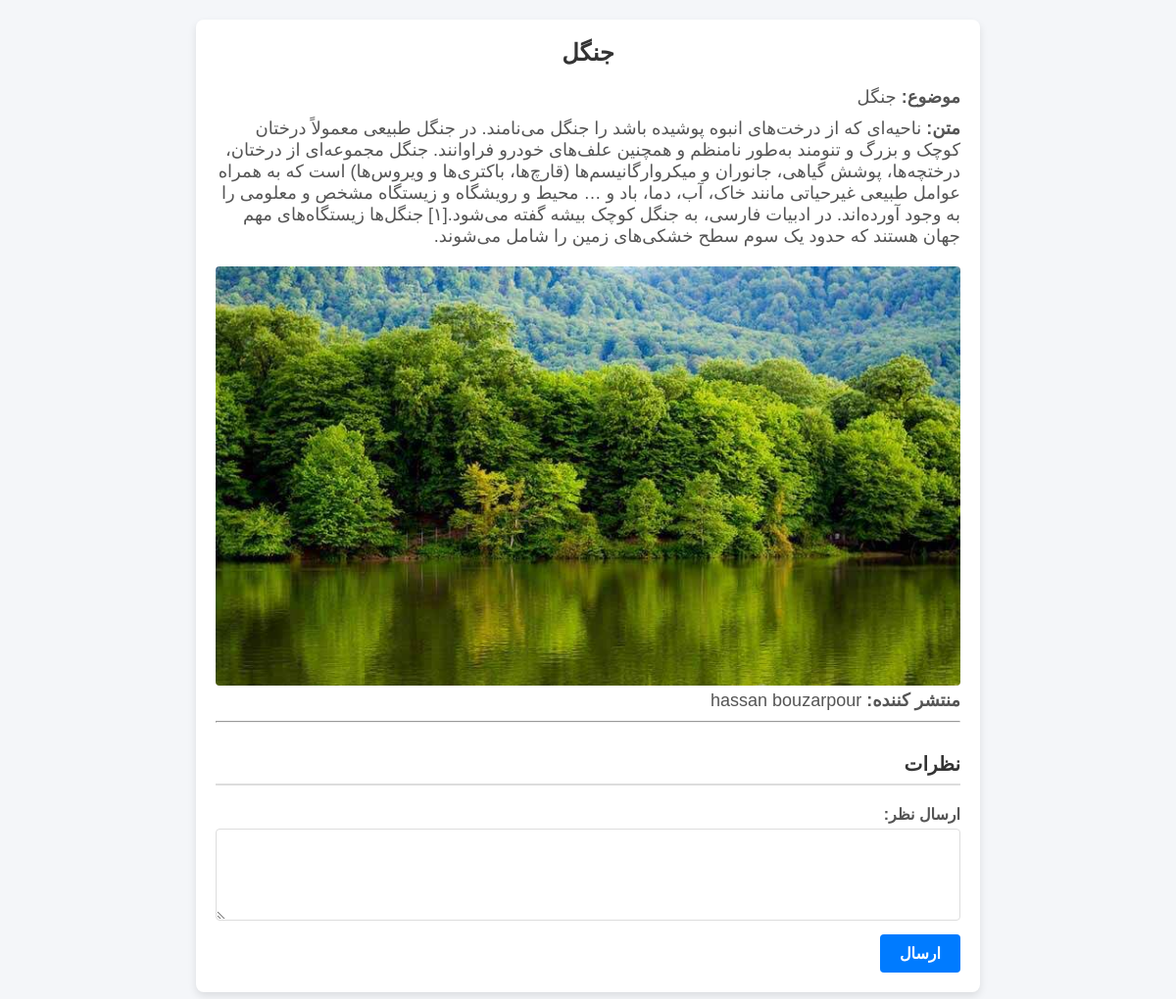
/post/1, run on the app's committed database.
### runnit_project/models.py (models this page shows, shortened)
class Post(db.Model):
    post_id = db.Column(db.Integer, primary_key=True)
    title = db.Column(db.String(100), nullable=False)
    body = db.Column(db.Text, nullable=False)
    image = db.Column(db.String(200),nullable = True)
    user_id = db.Column(db.Integer, db.ForeignKey('user.user_id'), nullable=False)

class User(db.Model):
    user_id = db.Column(db.Integer, primary_key=True)
    firstname = db.Column(db.String(50), nullable=False)
    lastname = db.Column(db.String(50), nullable=False)
    email = db.Column(db.String(100), unique=True, nullable=False)
    phone_number = db.Column(db.String(15), nullable=True)
    profile_pic = db.Column(db.String(200))
    resume = db.Column(db.String(150), nullable=True)  # Stores the resume file path
    resume_approved = db.Column(SQLAEnum(ResumeStatus), nullable=True)
    iqtest_score = db.Column(db.Integer, nullable=True)
    _password = db.Column(db.String(250), nullable=False)
    is_admin = db.Column(db.Boolean, default=False)
    is_superuser = db.Column(db.Boolean, default=False)
    is_authenticated = db.Column(db.Boolean, default=False)
    posts = db.relationship('Post', backref='user', lazy=True)
    comments = db.relationship('Comment', backref='user', lazy=True)
    ratings = db.relationship('Rating', backref='user', lazy=True)
    resume = db.relationship("Resume", back_populates="user", uselist=False)  # uselist=False ensures one-to-one
    course = db.relationship('Course', backref='user', lazy=True)
    iqtest = db.relationship('IQTest', backref='user', lazy=True)
    type = db.Column(db.String(50))
    @property
    def password(self):
        raise AttributeError("password is not a readable attribute")

class Superuser(User):
    def __init__(self, firstname, lastname, email, password, **kwargs):
        super().__init__(firstname=firstname, lastname=lastname, email=email, password=password, **kwargs)
        self.is_superuser = True

### runnit_project/routes.py (the view)
@app.route("/post/<int:post_id>",methods = ["POST","GET"])
def post_detail(post_id):
    post = Post.query.filter_by(post_id=post_id).first()
    if "user_id" in session:
        user= User.query.get_or_404(session['user_id'])
        user_id = session.get("user_id")
    else:
        user=""
    if request.method == "POST" and "comment_submit" in request.form:
        comment = request.form['comment']
        new_comment = Comment(body = comment , post_id = post_id , commenter_id =user_id )
        db.session.add(new_comment)
        db.session.commit()
        return redirect(url_for('post_detail',post_id = post_id))
    comments = Comment.query.filter_by(post_id = post_id)
    return render_template("post_detail.html" , post=post,comments = comments,
                           translations=translations[session["language"]])

### run.py (called while the page is built, shortened)
@app.before_request
def create_initials():
    if not "language" in session:
        session["language"] = 'fa'
    global initialization_done

### runnit_project/templates/post_detail.html (shortened to what this page needs)
<!DOCTYPE html>
<html lang="en">
<head>
</head>
<body>
    <div class="container">
        <h1>{{ post.title }}</h1>
        <div class="post-details">
            <div><strong>موضوع:</strong> {{ post.title }}</div>
            <div><strong>متن:</strong> {{ post.body }}</div>
            <img src="{{ url_for('static', filename=post.image.replace('static/', '').replace('runnit_project/', '').replace('\\', '/')) }}" alt="Post Image">
            <div><strong>منتشر کننده:</strong> {{ post.user.firstname }} {{ post.user.lastname }}</div>
            <hr>
        </div>
        <div class="comment-section-container">
            <h3 class="comment-section-title">{{ translations['comments'] }}</h3>
            {% if not user == "" %}
                <form method="POST" id="comment-form">
                    <div class="form-group">
                        <label for="text">{{ translations['send_a_comment'] }}</label>
                        <textarea name="comment" id="text" rows="4" required></textarea>
                    </div>
                    <button name="comment_submit" type="submit" class="btn-primary">{{ translations['submit_comment'] }}</button>
                </form>
            {% endif %}
        </div>
    </div>
</body>
</html>

### runnit_project/templates/post_detail.html (style rules this page uses)
* { margin: 0; padding: 0; box-sizing: border-box; }
body { font-family: Arial, sans-serif; background-color: #f4f6f9; display: flex; align-items: center; justify-content: center; padding: 20px; direction: rtl; }
.container { width: 100%; max-width: 800px; background-color: #ffffff; padding: 20px; border-radius: 8px; box-shadow: 0 4px 8px rgba(0, 0, 0, 0.1); }
h1 { font-size: 24px; color: #333; text-align: center; margin-bottom: 20px; }
.post-details { margin-bottom: 20px; }
.post-details div { font-size: 18px; color: #555; margin-bottom: 10px; text-align: right; }
.post-details img { width: 100%; height: auto; border-radius: 4px; margin-top: 10px; }
.comment-section-container { margin-top: 30px; }
.comment-section-title { font-size: 20px; color: #333; border-bottom: 2px solid #ddd; padding-bottom: 8px; margin-bottom: 15px; text-align: right; }
#comment-form { margin-top: 20px; text-align: right; }
#comment-form label { font-weight: bold; color: #555; display: block; margin-bottom: 5px; }
#comment-form textarea { width: 100%; padding: 10px; border: 1px solid #ddd; border-radius: 4px; font-size: 16px; text-align: right; }
.btn-primary { display: inline-block; padding: 10px 20px; background-color: #007bff; color: #fff; font-size: 16px; font-weight: bold; border: none; border-radius: 4px; cursor: pointer; transition: background-color 0.3s ease; margin-top: 10px; }

### data on the page
Post: title "جنگل", body "ناحیه‌ای که از درخت‌های انبوه پوشیده باشد را جنگل می‌نامند. در جنگل طبیعی معمولاً درختان کوچک و بزرگ و تنومند به‌طور نامنظم و همچنین علف‌های خودرو فراوانند. جنگل مجموعه‌ای از درختان، درختچه‌ها، پوشش گیاهی، جانوران و میکروارگانیسم‌ها (قارچ‌ها، باکتری‌ها و ویروس‌ها) است که به همراه عوامل طبیعی غیرحیاتی مانند خاک، آب، دما، باد و … محیط و رویشگاه و زیستگاه مشخص و معلومی را به وجود آورده‌اند. در ادبیات فارسی، به جنگل کوچک بیشه گفته می‌شود.[۱] جنگل‌ها زیستگاه‌های مهم جهان هستند که حدود یک سوم سطح خشکی‌های زمین را شامل می‌شوند."
Superuser: user.firstname "hassan", user.lastname "bouzarpour"

### other printed values
{{ translations['comments'] }} "نظرات"
{{ translations['send_a_comment'] }} "ارسال نظر:"
{{ translations['submit_comment'] }} "ارسال"
